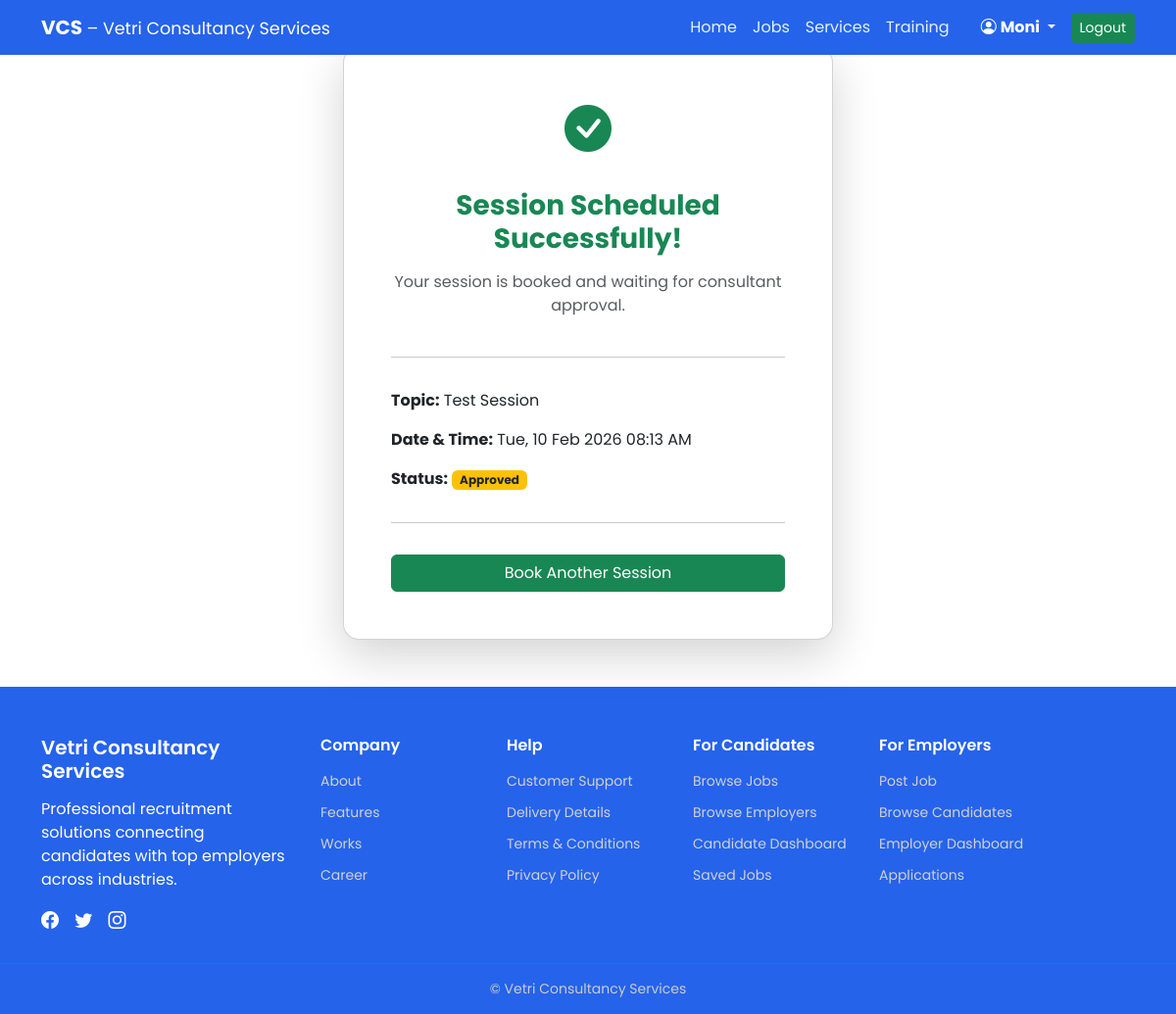
Page /pro_features/session-success/1/ (signed in) on the committed database.
### accounts/models.py (models this page shows)
class User(AbstractUser):
    USER_TYPE = (
        ('free', 'Free'),
        ('pro', 'Pro'),
        ('pro_plus', 'Pro Plus'),
        ('consultant', 'Consultant'),
        ('admin', 'Admin'),
        ('trainee','Trainee'),
    )
    user_type = models.CharField(
        max_length=15,
        choices=USER_TYPE,
        default='free'
    )
    pro_subscription_active = models.BooleanField(default=False)
    whatsapp_number = models.CharField(max_length=15, blank=True, null=True)

### pro_features/models.py (models this page shows)
class ConsultantSession(models.Model):
    user = models.ForeignKey(
        settings.AUTH_USER_MODEL,
        on_delete=models.CASCADE,
        related_name='sessions'
    )
    consultant = models.ForeignKey(
        settings.AUTH_USER_MODEL,
        on_delete=models.SET_NULL,
        null=True,
        blank=True,
        related_name='consultant_sessions'
    )
    topic = models.CharField(max_length=255)
    session_date = models.DateTimeField(null=True, blank=True)  # allow nulls safely
    status = models.CharField(
        max_length=20,
        choices=[
            ('pending', 'Pending'),
            ('approved', 'Approved'),
            ('cancelled', 'Cancelled')
        ],
        default='pending'
    )
    notes = models.TextField(blank=True, null=True)
    created_at = models.DateTimeField(auto_now_add=True)

### pro_features/views.py (the view)
# urls.py: path("session-success/<int:pk>/", views.session_success, name="session_success"),
@login_required
def session_success(request, pk):
    session = get_object_or_404(ConsultantSession, id=pk, user=request.user)
    return render(request, "pro_features/session_success.html", {"session": session})

### pro_features/templates/pro_features/session_success.html
{% extends "base.html" %}
{% block content %}
<div class="container mt-5 mb-5 d-flex justify-content-center">
    <div class="card shadow-lg p-4 p-md-5 text-center" style="max-width: 500px; border-radius: 1rem;">
        <div class="mb-4">
            <i class="bi bi-check-circle-fill text-success" style="font-size: 3rem;"></i>
        </div>
        <h3 class="text-success fw-bold mb-3">Session Scheduled Successfully!</h3>
        <p class="text-muted mb-4">Your session is booked and waiting for consultant approval.</p>
        <hr>
        <div class="text-start mt-3">
            <p><strong>Topic:</strong> {{ session.topic }}</p>
            <p><strong>Date & Time:</strong> {{ session.session_date|date:"D, d M Y H:i A" }}</p>
            <p><strong>Status:</strong> <span class="badge bg-warning text-dark">{{ session.status|capfirst }}</span></p>
        </div>
        <hr>
        <a href="{% url 'pro_features:schedule_session' %}" class="btn btn-success w-100 mt-3">Book Another Session</a>
    </div>
</div>
{% endblock %}

### templates/base.html (shortened to what this page needs)
{% load static %}
<!DOCTYPE html>
<html lang="en">
<head>
    <link rel="stylesheet" href="https://cdn.jsdelivr.net/npm/bootstrap-icons@1.11.3/font/bootstrap-icons.css">
    <link href="https://cdn.jsdelivr.net/npm/bootstrap@5.3.2/dist/css/bootstrap.min.css" rel="stylesheet">
</head>
<body>
<nav class="navbar navbar-expand-lg navbar-dark fixed-top">
  <div class="container">
    <a class="navbar-brand fw-bold" href="{% url 'dashboard' %}">
      VCS <span class="fw-normal small">– Vetri Consultancy Services</span>
    </a>
    <div class="collapse navbar-collapse" id="vcsNav">
      <ul class="navbar-nav ms-auto align-items-lg-center">
        {% if user.is_authenticated %}
          <li class="nav-item">
            <a class="nav-link {% if request.resolver_match.url_name == 'dashboard' %}active{% endif %}" href="{% url 'dashboard' %}">Home</a>
          </li>
          <li class="nav-item">
            <a class="nav-link {% if request.resolver_match.url_name == 'job_list' and request.resolver_match.namespace == 'jobs' %}active{% endif %}" href="{% url 'jobs:job_list' %}">Jobs</a>
          </li>
          <li class="nav-item">
            <a class="nav-link {% if request.resolver_match.url_name == 'services' %}active{% endif %}" href="{% url 'services' %}">Services</a>
          </li>
{% if user.profile.user_type == "pro_plus" or user.profile.user_type == "proplus" %}
          <li class="nav-item">
            <a class="nav-link {% if request.resolver_match.url_name == 'training_catalog' %}active{% endif %}" href="{% url 'training_catalog' %}">Training</a>
          </li>
          {% endif %}
          <li class="nav-item dropdown ms-lg-3">
            <a class="nav-link dropdown-toggle text-white fw-bold" href="#" id="userDropdown" role="button" data-bs-toggle="dropdown" aria-expanded="false">
              <i class="bi bi-person-circle me-1"></i>{{ user.username }}
            </a>
          </li>
          <li class="nav-item ms-lg-2">
            <form method="post" action="{% url 'logout' %}">
              <button class="btn btn-success btn-sm">Logout</button>
            </form>
          </li>
        {% endif %}
      </ul>
    </div>
  </div>
</nav>
<div  >
    {% block content %}{% endblock %}
</div>
<footer class="vcs-footer mt-5">
  <div class="container">
    <div class="row gy-4">
      <div class="col-lg-3 col-md-6">
        <h5 class="footer-logo">Vetri Consultancy Services</h5>
        <p class="footer-text">
          Professional recruitment solutions connecting candidates with top employers across industries.
        </p>
        <div class="footer-social">
          <i class="bi bi-facebook"></i>
          <i class="bi bi-twitter"></i>
          <i class="bi bi-instagram"></i>
        </div>
      </div>
      <div class="col-lg-2 col-md-6">
        <h6>Company</h6>
        <ul>
          <li><a href="#">About</a></li>
          <li><a href="#">Features</a></li>
          <li><a href="#">Works</a></li>
          <li><a href="#">Career</a></li>
        </ul>
      </div>
      <div class="col-lg-2 col-md-6">
        <h6>Help</h6>
        <ul>
          <li><a href="#">Customer Support</a></li>
          <li><a href="#">Delivery Details</a></li>
          <li><a href="#">Terms & Conditions</a></li>
          <li><a href="#">Privacy Policy</a></li>
        </ul>
      </div>
      <div class="col-lg-2 col-md-6">
        <h6>For Candidates</h6>
        <ul>
          <li><a href="#">Browse Jobs</a></li>
          <li><a href="#">Browse Employers</a></li>
          <li><a href="#">Candidate Dashboard</a></li>
          <li><a href="#">Saved Jobs</a></li>
        </ul>
      </div>
      <div class="col-lg-3 col-md-6">
        <h6>For Employers</h6>
        <ul>
          <li><a href="#">Post Job</a></li>
          <li><a href="#">Browse Candidates</a></li>
          <li><a href="#">Employer Dashboard</a></li>
          <li><a href="#">Applications</a></li>
        </ul>
      </div>
    </div>
  </div>
  <div class="footer-bottom text-center">
    &copy; {{ now.year }} Vetri Consultancy Services
  </div>
</footer>
</body>
</html>

### templates/base.html (style rules this page uses)
body { font-family: 'Poppins', sans-serif; }
.navbar { background-color: #2563eb; }
.navbar .nav-link { color: #e3f2ff; }
.vcs-footer { background: #2563eb; color: #fff; padding: 50px 0 0; }
.vcs-footer h6, .footer-logo { font-weight: 600; margin-bottom: 15px; }
.vcs-footer ul { list-style: none; padding: 0; }
.vcs-footer ul li { margin-bottom: 8px; }
.vcs-footer ul li a { color: #d1d1d1; text-decoration: none; font-size: 14px; }
.footer-social i { font-size: 18px; margin-right: 12px; cursor: pointer; }
.footer-bottom { border-top: 1px solid #666; margin-top: 30px; padding: 15px; font-size: 14px; color: #ccc; }

### rows in the picture
User: username "Moni"
ConsultantSession: topic "Test Session", session_date "Tue, 10 Feb 2026 08:13 AM", status "Approved"
